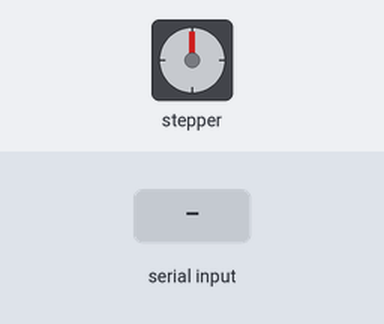
A sketch run on a simulated Arduino Uno, built with avr-gcc and run on an emulated ATmega328P. On the bench: stepper motor. Wiring (inferred from the names in the program): stepper motor driver (200 steps per turn assumed): step pin 3; direction pin 2. The test bench sets the inputs (shaded band). What the sketch prints to the serial monitor is not drawn.

Above: at 1.2 s.
1.3 s: "90,45\n" received over Serial
At 9.56 s:
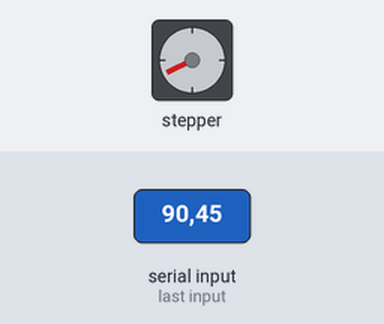
Timing chart, 0 to 9.8 s (numbered marks = the images above; inputs shaded):
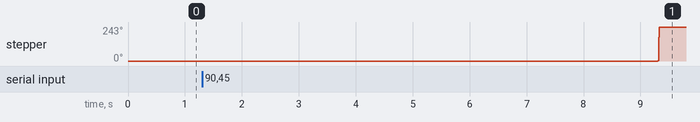

The sketch:

ForFirstTest.ino
```cpp
#include <Wire.h>
#include "Adafruit_MCP23017.h"

#define pinStep   3
#define pinDir    2

Adafruit_MCP23017 mcp;
const int UsDelay     = 100;

void setup() {
  Serial.begin(115200);
  mcp.begin(0);
  for(int i=0 ; i<16 ; i++){
     mcp.pinMode(i, OUTPUT);
  }
  pinMode(pinStep,OUTPUT);
  pinMode(pinDir,OUTPUT);
  for(int i=0 ; i<16 ; i++){
     mcp.digitalWrite(i, HIGH);
  }
  Serial.print("Input Step : ");
}

void step(int col,int steps){
  mcp.digitalWrite(col, LOW);
  if(steps > 0){
    digitalWrite(pinDir,HIGH);
  }
  else{
    digitalWrite(pinDir,LOW);
  }
  for(int i=0 ; i<abs(steps) ; i++){
    digitalWrite(pinStep,HIGH);
    delayMicroseconds(UsDelay);
    digitalWrite(pinStep,LOW);
    delayMicroseconds(UsDelay);
  }
  mcp.digitalWrite(col, HIGH);
}

void loop() {
  if(Serial.available() > 0){
    int input[10];
    for(int i=0 ; i<10 ; i++){
      input[i] = Serial.parseInt();
      Serial.print(input[i]);
      Serial.print(" ");
    }
    Serial.println();
    for(int i=0 ; i<10 ; i++){
      step(i,input[i]);
    }
    Serial.print("Input Step : ");
  }
}
```

Measured:
- after the input at 1.3 s, stepper: turns 243° clockwise, starting after 8.0 s
